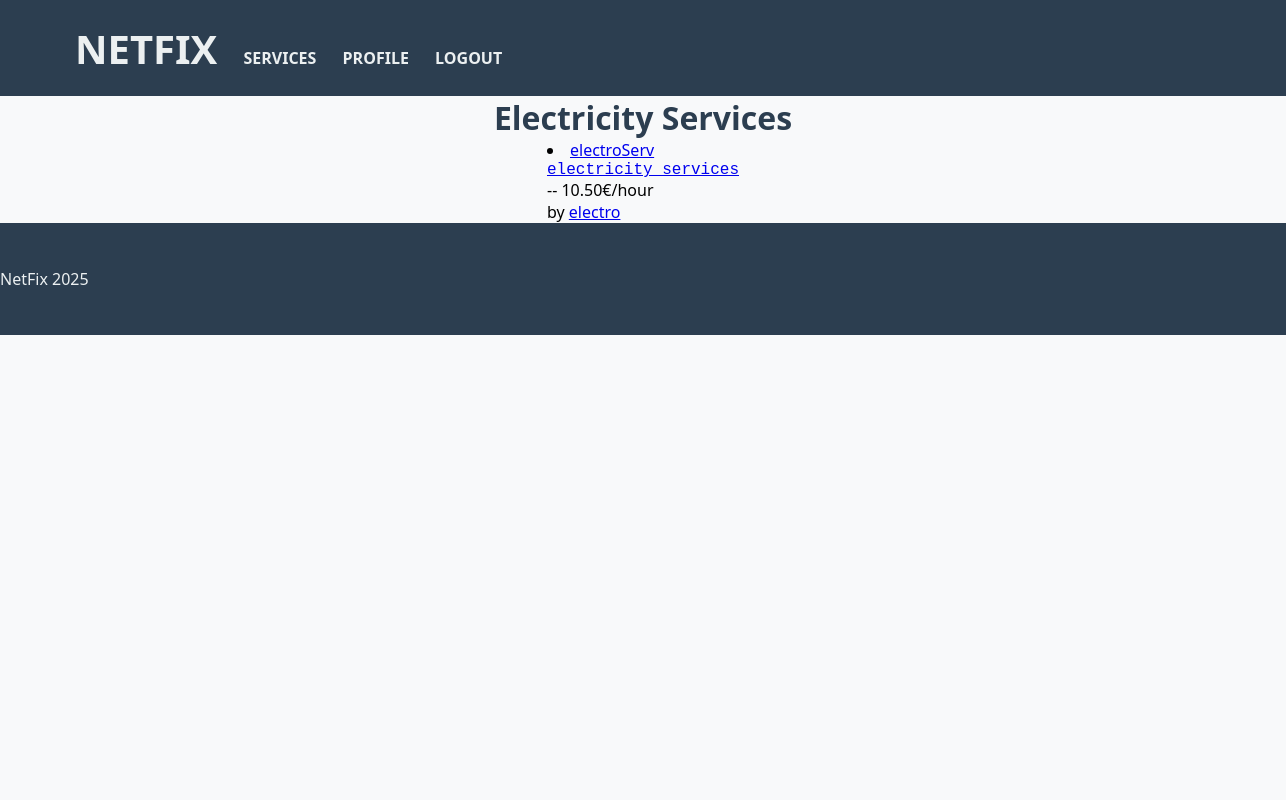
Screenshot of /services/Electricity/ (signed in) with the database file from the repository.
### services/models.py (models this page shows, shortened)
class Service(models.Model):
    company = models.ForeignKey(Company, on_delete=models.CASCADE)
    name = models.CharField(max_length=40)
    description = models.TextField()
    price_hour = models.DecimalField(decimal_places=2, max_digits=100)
    choices = SERVICE_CHOICES
    field = models.CharField(
        max_length=30,
        choices=choices,
        blank=False,
        null=False
    )
    date = models.DateTimeField(auto_now=True, null=False)

### users/models.py (models this page shows, shortened)
class Company(models.Model):
    user = models.OneToOneField(
        User, on_delete=models.CASCADE, primary_key=True)
    choices = SERVICE_CHOICES
    field = models.CharField(
        max_length=70, choices=choices, blank=False, null=False)
    slug = models.SlugField(null=True)

class User(AbstractUser):
    username = models.CharField(max_length=30, unique=True)
    email = models.EmailField(max_length=50, unique=True)
    is_company = models.BooleanField(default=False)
    is_customer = models.BooleanField(default=False)
    USERNAME_FIELD = 'email'
    REQUIRED_FIELDS = ['username']
    slug = models.SlugField(null=True)

### services/views.py (the view)
# urls.py: path('<slug:field>/', v.service_field, name='services_field'),
def service_field(request, field):
    field = field.replace('-', ' ').title()
    services = Service.objects.filter(
        field=field)
    return render(request, 'services/field.html', {'services': services, 'field': field})

### services/templates/services/field.html (shortened to what this page needs)
{% extends 'main/base.html' %}
{% block content %}
    {% if services.all|length != 0 %}
        <div class="service-title">
            <p class="title">{{field}} Services</p>
        </div>
        <div class='services-list'>
            {% for service in services.all %}
                <div class="services-container">
                    <div class='service-list-info'>
                        <li><a href="/services/{{service.id}}">
                            {{ service.name }}
                            <pre>{{ service.description }}</pre>
                            </a> -- {{ service.price_hour }}€/hour
                        </li>
                    </div>
                    <p class="service-footer">by <a href="/company/{{service.company.user.slug}}">{{service.company.user.username}}</a></p>
                </div>
            {% endfor %}
        </div>
    {% else %}
        <div class="not-available">
            <h2>Sorry. No {{field}} services available</h2>
        </div>
    {% endif %}
{% endblock %}

### static/css/style.css (style rules this page uses)
:root { --primary: #2C3E50; --secondary: #34495E; --accent: #3498DB; --text-light: #ECF0F1; --text-dark: #2C3E50; --background-light: #F8F9FA; --background-dark: #2C3E50; --border-color: #BDC3C7; --hover-color: #2980B9; }
html, body, div, span, applet, object, iframe, h1, h2, h3, h4, h5, h6, p, blockquote, pre, a, abbr, acronym, address, big, cite, code, del, dfn, em, font, img, ins, kbd, q, s, samp, small, strike, strong, sub, sup, tt, var, b, u, i, center, dl, dt, dd, ol, ul, li, fieldset, form, label, legend, table, caption, tbody, tfoot, thead, tr, th, td { margin: 0; padding: 0; border: 0; font-size: 100%; vertical-align: baseline; }
* { box-sizing: border-box; }
@media screen and (min-width: 1025px) { html { font-size: 1rem; } }
.title { font-size: 2rem; font-weight: 700; color: var(--text-dark); }

### rows the page displays
Service: name "electroServ", description "electricity services", price_hour "10.50", company.user.username "electro"

### other values shown
{{ field }} "Electricity"
